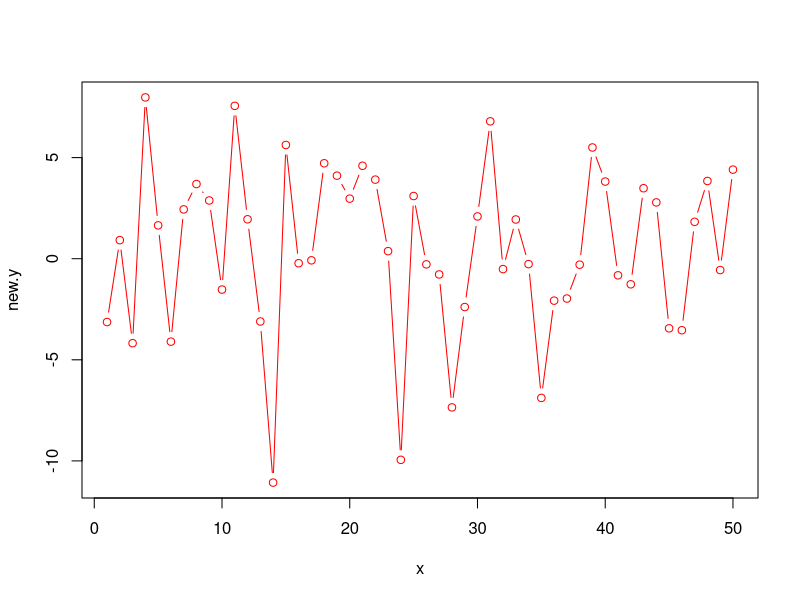

The R script that drew this image:
## ---- chunk 1
getwd()
## ---- chunk 2
PlotNoisyData <- function(x, y, ...) {
  new.y <- y + rnorm(length(y), 0, 5)
  plot(x, new.y, ...)
}
## ---- chunk 3
set.seed(1)
## ---- chunk 4
PlotNoisyData(x = 1:50, y = rep(0, 50), type = "b", col = "red")
## ---- chunk 5
?bbox
